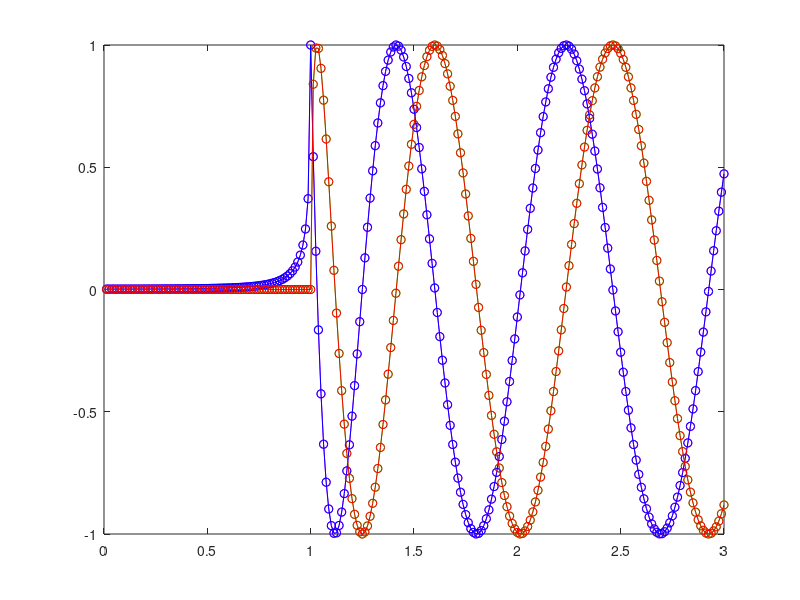

Here is the MATLAB script that generated this plot:
%regular plot
n = 240;
for k = 1:n
    xk(k) = k/80;
    rk(k) = sqrt(xk(k) * xk(k) - 1)+ 1;
    sig(k) = exp(j*2*pi*rk(k));
end
plot( xk, real(sig), 'mo-', xk, imag(sig), 'go-')

hold on;
%mine
sig2 = exp(j*2*pi*(sqrt(((1:240)/80).*((1:240)/80) -1) +1)); %answer to part 1
plot( xk, real(sig2), 'bo-', xk, imag(sig2), 'ro-')


